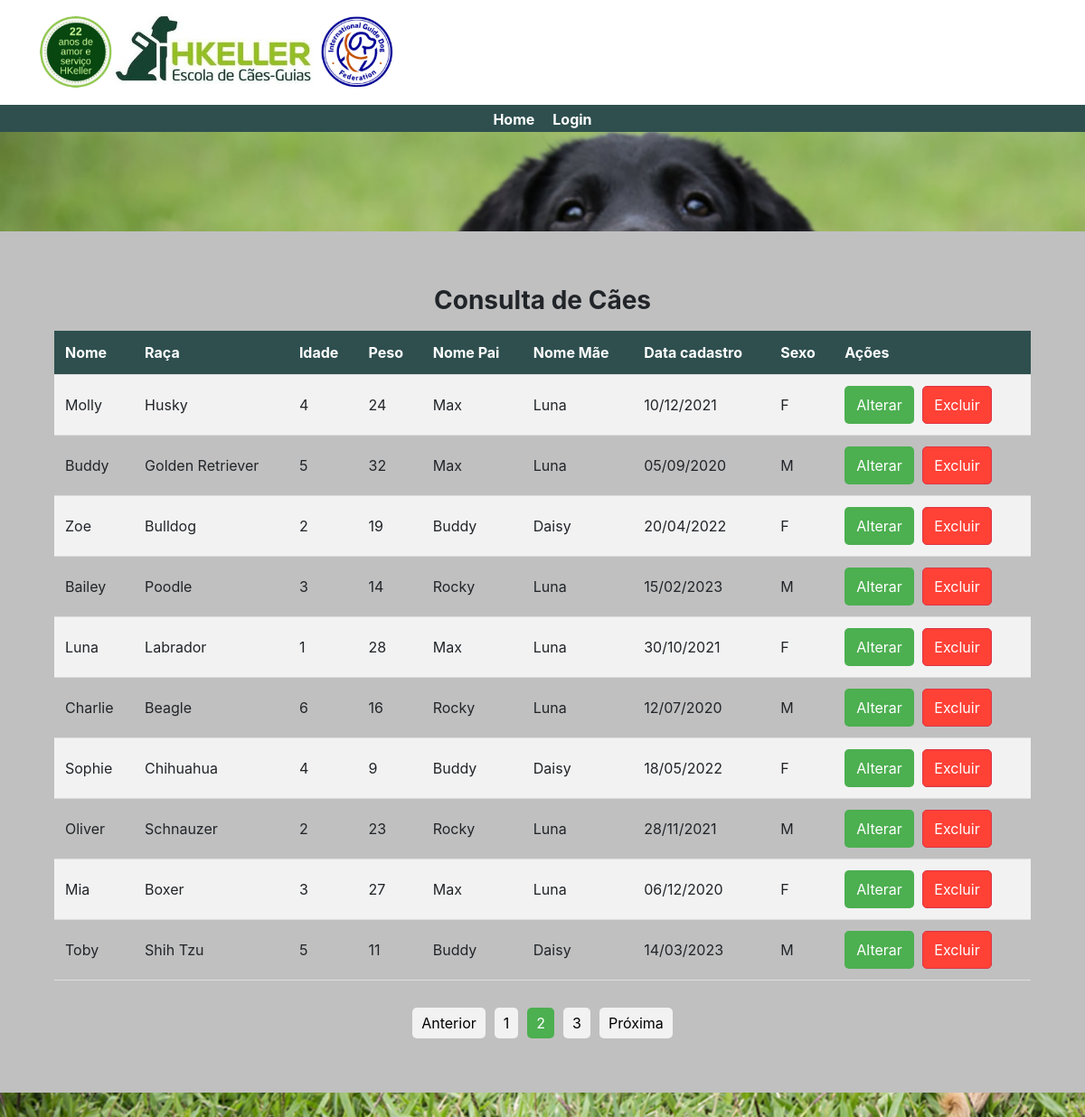
Screenshot of /app/views/Caes/CaesListView.php?pagina=2 with the database file from the repository.
### tables this page shows
CREATE TABLE `caes` (
  `ID` int(10) NOT NULL,
  `NOME` varchar(30) NOT NULL,
  `RACA` varchar(30) NOT NULL,
  `IDADE` int(3) NOT NULL,
  `PESO` int(3) NOT NULL,
  `NOME_PAI` varchar(30) NOT NULL,
  `NOME_MAE` varchar(30) NOT NULL,
  `DATA_CADASTRO` date NOT NULL,
  `SEXO` varchar(1) NOT NULL,
  `FOTO` blob DEFAULT NULL
);

### app/models/Caes/CaesModel.php (called while the page is built, shortened)
<?php
class CaesModel {
    public function consultar(){
        $conn = new Conexao();
        $conn = $conn->conectar();
        $stmt = $conn->prepare("SELECT * FROM caes");
        $stmt->execute();
        return $stmt->fetchAll(PDO::FETCH_ASSOC);
    }
}
?>

### app/controllers/Caes/CaesController.php (called while the page is built, shortened)
<?php
require_once DIR_PATH.'/app/models/Caes/CaesModel.php';
class CaesController {
    public function __construct(){
        $this->cao = new CaesModel();
    }
    public function consultar() {
        $resultado = $this->cao->consultar();
        return $resultado;
    }
    public function processRequest($actionName) {
        switch ($actionName) {
            case "consultarCaes":
                return $this->consultar();
                break;
        }
    }
}
?>

### app/views/Caes/CaesListView.php (the view, shortened to what this page needs)
<?php
include DIR_PATH.'app/views/Esqueleto/Esqueleto.php';
require_once DIR_PATH.'/app/controllers/Caes/CaesController.php';
$caesController = new CaesController();
$caes = $caesController->processRequest("consultarCaes");
$registrosPorPagina = 10;
$totalRegistros = count($caes);
$totalPaginas = ceil($totalRegistros / $registrosPorPagina);
$paginaAtual = $_GET['pagina'];
$registroInicial = ($paginaAtual - 1) * $registrosPorPagina;
$caes = array_slice($caes, $registroInicial, $registrosPorPagina);
?>
<!DOCTYPE html>
<html>
<head>
</head>
<body>
<div class="container-cadastro">
    <h1 class="h3 mb-3 font-weight-normal"><b>Consulta de Cães</b></h1>
    <table>
        <tr>
            <th style="background-color: #2F4F4F; color: white;" >Nome</th>
            <th style="background-color: #2F4F4F; color: white;">Raça</th>
            <th style="background-color: #2F4F4F; color: white;">Idade</th>
            <th style="background-color: #2F4F4F; color: white;">Peso</th>
            <th style="background-color: #2F4F4F; color: white;">Nome Pai</th>
            <th style="background-color: #2F4F4F; color: white;">Nome Mãe</th>
            <th style="background-color: #2F4F4F; color: white;">Data cadastro</th>
            <th style="background-color: #2F4F4F; color: white;">Sexo</th>
            <th style="background-color: #2F4F4F; color: white;">Ações</th>
        </tr>
        <?php foreach ($caes as $cao): ?>
            <tr>
                <td><?php echo $cao['NOME'] ?></td>
                <td><?php echo $cao['RACA'] ?></td>
                <td><?php echo $cao['IDADE'] ?></td>
                <td><?php echo $cao['PESO'] ?></td>
                <td><?php echo $cao['NOME_PAI'] ?></td>
                <td><?php echo $cao['NOME_MAE'] ?></td>
                <td><?php echo date('d/m/Y', strtotime($cao['DATA_CADASTRO'])) ?></td>
                <td><?php echo $cao['SEXO'] ?></td>
                <td>
                    <a class="btn" href="CaesView.php?idCao=<?php echo $cao['ID'] ?>">Alterar</a>
                    <a class="btn btn-danger" href="?idExcluirCao=<?php echo $cao['ID'] ?>">Excluir</a>
                </td>
            </tr>
        <?php endforeach; ?>
    </table>
    <div class="pagination">
        <?php if ($paginaAtual > 1): ?>
            <a href="?pagina=<?php echo $paginaAtual - 1; ?>">Anterior</a>
        <?php endif; ?>
        <?php for ($i = 1; $i <= $totalPaginas; $i++): ?>
            <?php if ($i == $paginaAtual): ?>
                <a href="?pagina=<?php echo $i; ?>" class="active"><?php echo $i; ?></a>
            <?php else: ?>
                <a href="?pagina=<?php echo $i; ?>"><?php echo $i; ?></a>
            <?php endif; ?>
        <?php endfor; ?>
        <?php if ($paginaAtual < $totalPaginas): ?>
            <a href="?pagina=<?php echo $paginaAtual + 1; ?>">Próxima</a>
        <?php endif; ?>
    </div>
</div>
</body>
</html>

### assets/css/style.css (style rules this page uses)
body { background-image: url('../img/fundoLogin.jpg'); background-size: cover; }
h1 { text-align: center; }
.container-cadastro { margin: 80px auto; max-width: 1200px; padding: 60px; background-color: #C0C0C0; }

### app/views/Caes/CaesListView.php (style rules this page uses)
table { border-collapse: collapse; width: 100%; text-align: left; }
th, td { padding: 12px; text-align: left; border-bottom: 1px solid #ddd; }
th { background-color: #f2f2f2; font-weight: bold; }
tr:nth-child(even) { background-color: #f2f2f2; }
.btn { display: inline-block; padding: 8px 12px; background-color: #4CAF50; color: white; border-radius: 5px; text-decoration: none; margin-right: 5px; }
.btn-danger { background-color: #FF4136; }
.pagination { display: flex; justify-content: center; margin-top: 30px; }
.pagination a { display: inline-block; padding: 5px 10px; background-color: #f2f2f2; color: black; border-radius: 5px; text-decoration: none; margin: 0 5px; }
.pagination a.active { background-color: #4CAF50; color: white; }

### rows the page displays
caes: NOME "Molly", RACA "Husky", IDADE "4", PESO "24", NOME_PAI "Max", NOME_MAE "Luna", DATA_CADASTRO "10/12/2021", SEXO "F"
caes: NOME "Buddy", RACA "Golden Retriever", IDADE "5", PESO "32", NOME_PAI "Max", NOME_MAE "Luna", DATA_CADASTRO "05/09/2020", SEXO "M"
caes: NOME "Zoe", RACA "Bulldog", IDADE "2", PESO "19", NOME_PAI "Buddy", NOME_MAE "Daisy", DATA_CADASTRO "20/04/2022", SEXO "F"
caes: NOME "Bailey", RACA "Poodle", IDADE "3", PESO "14", NOME_PAI "Rocky", NOME_MAE "Luna", DATA_CADASTRO "15/02/2023", SEXO "M"
caes: NOME "Luna", RACA "Labrador", IDADE "1", PESO "28", NOME_PAI "Max", NOME_MAE "Luna", DATA_CADASTRO "30/10/2021", SEXO "F"
caes: NOME "Charlie", RACA "Beagle", IDADE "6", PESO "16", NOME_PAI "Rocky", NOME_MAE "Luna", DATA_CADASTRO "12/07/2020", SEXO "M"
caes: NOME "Sophie", RACA "Chihuahua", IDADE "4", PESO "9", NOME_PAI "Buddy", NOME_MAE "Daisy", DATA_CADASTRO "18/05/2022", SEXO "F"
caes: NOME "Oliver", RACA "Schnauzer", IDADE "2", PESO "23", NOME_PAI "Rocky", NOME_MAE "Luna", DATA_CADASTRO "28/11/2021", SEXO "M"
caes: NOME "Mia", RACA "Boxer", IDADE "3", PESO "27", NOME_PAI "Max", NOME_MAE "Luna", DATA_CADASTRO "06/12/2020", SEXO "F"
caes: NOME "Toby", RACA "Shih Tzu", IDADE "5", PESO "11", NOME_PAI "Buddy", NOME_MAE "Daisy", DATA_CADASTRO "14/03/2023", SEXO "M"
